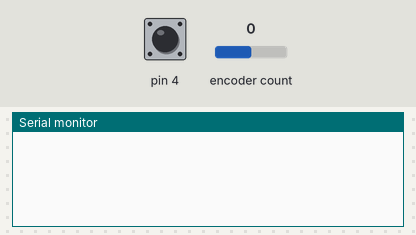
Bench run of a sketch on a simulated Arduino Uno, built with avr-gcc and run on an emulated ATmega328P. Parts: the last lines printed to the serial monitor. The inputs (shaded band) are chosen by the test bench; at power-on: encoder count 0, pin 4 HIGH.

Above: at 1.2 s.
1.3 s: encoder count set to 1
At 2.4 s:
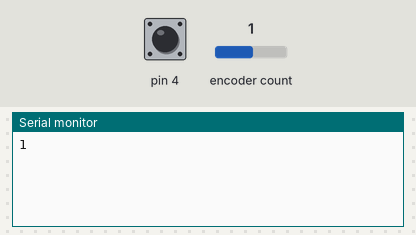
2.8 s: pin 4 pulled LOW for 0.15 s
At 4.1 s:
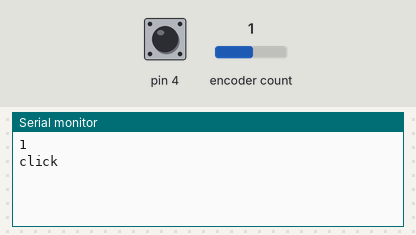
4.4 s: pin 4 pulled LOW for 1 s
At 6.4 s:
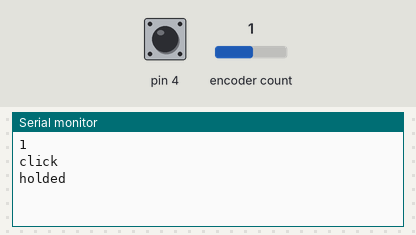
6.9 s: encoder count set to 2
At 7.8 s:
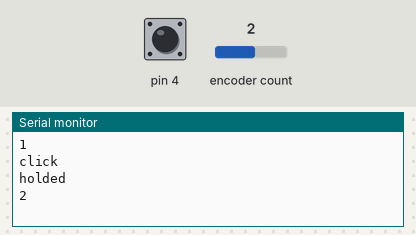
8.4 s: pin 4 pulsed LOW 2 times (0.12 s each, 0.3 s apart)
At 10.4 s:
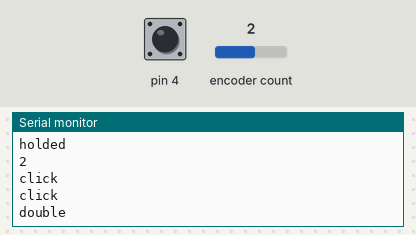

The sketch:

encoder1.ino
```cpp
#define CLK 2
#define DT 3
#define SW 4

# include <GyverEncoder.h>

Encoder enc(CLK, DT, SW);
int val=0;

void setup() {
  Serial.begin(9600);
  enc.setType(TYPE2);
  enc.setDirection(REVERSE);
}

void loop() {
  enc.tick();
  if (enc.isTurn()){
    if (enc.isRight())  val++;
    if (enc.isLeft()) val--;
    if (enc.isRightH())  val+=5;
    if (enc.isLeftH()) val-=5;
    if (enc.isFastR())  val+=10;
    if (enc.isFastL()) val-=10;
    Serial.println(val);
}
 if (enc.isClick()) Serial.println("click");
 if (enc.isHolded()) Serial.println("holded");
 if (enc.isDouble()) Serial.println("double");

}
```

Measured:
- after the input at 1.3 s, the serial monitor: prints a new line at once (image 1)
- after the input at 2.8 s, the serial monitor: prints a new line after 0.15 s (image 2)
- after the input at 4.4 s, the serial monitor: prints a new line after 0.70 s (image 3)
- after the input at 6.9 s, the serial monitor: prints a new line at once (image 4)
- after the input at 8.4 s, the serial monitor: prints a new line after 0.12 s (image 5)
